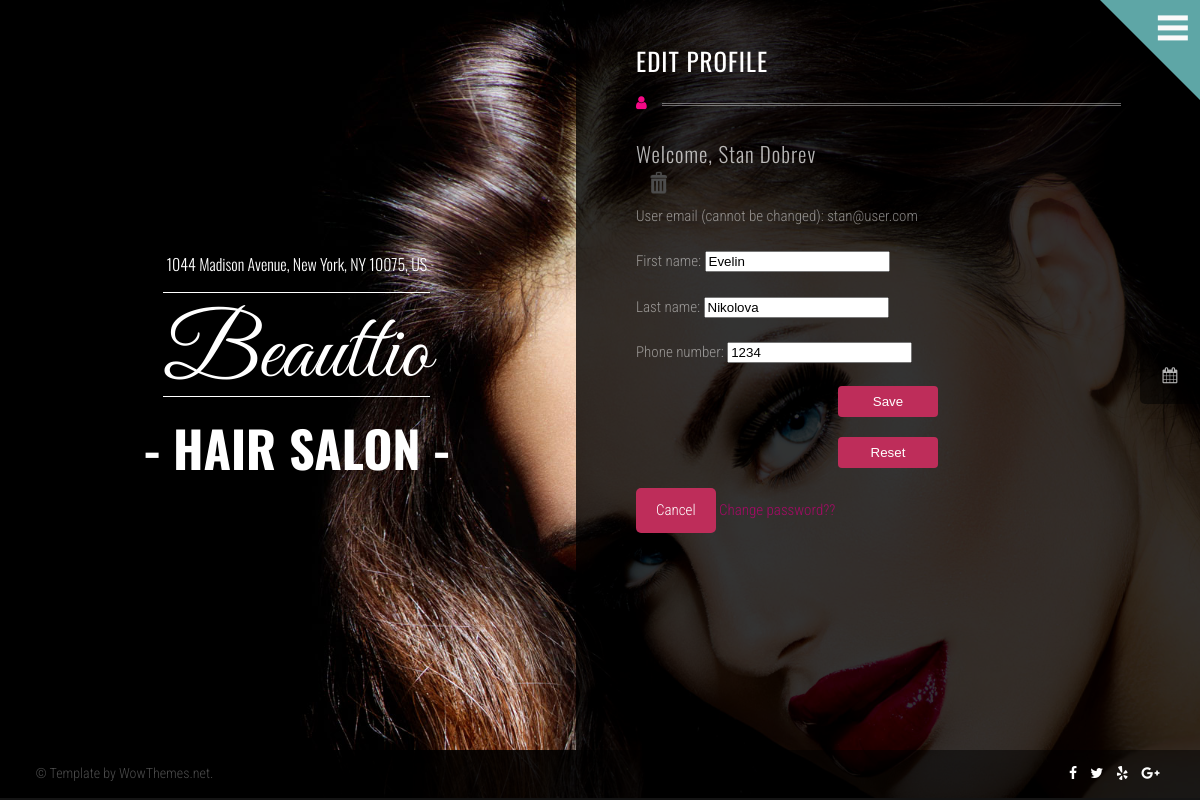
The app's page /accounts/profile/1/ (signed in) with its own data.
### HairSaloon/accounts/models.py (models this page shows, shortened)
class HairSaloonUser(auth_models.AbstractBaseUser, auth_models.PermissionsMixin):
    email = models.EmailField(
        _('email address'),
        unique=True,
        error_messages={
            "unique": _("A user with that email already exists."),
        },
    )
    first_name = models.CharField(_("first name"), max_length=150, blank=True)
    last_name = models.CharField(_("last name"), max_length=150, blank=True)
    phone_number = models.CharField(_("phone number"), max_length=15, blank=True)
    date_joined = models.DateTimeField(_("date joined"), default=timezone.now)
    is_staff = models.BooleanField(
        _("staff status"),
        default=False,
        help_text=_("Designates whether the user can log into this admin site."),
    )
    is_active = models.BooleanField(
        _("active"),
        default=True,
        help_text=_(
            "Designates whether this user should be treated as active. "
            "Unselect this instead of deleting accounts."
        ),
    )
    USERNAME_FIELD = 'email'
    objects = HairSaloonUserManager()
    @property
    def full_name(self):
        if self.first_name and self.last_name:
            return f"{self.first_name} {self.last_name}"
        elif self.first_name or self.last_name:
            return self.first_name or self.last_name
        else:
            return self.email

### HairSaloon/accounts/views.py (the view, shortened to what this page needs)
# urls.py: path('', HairSalonEditUserView.as_view(), name='edit user'),
class HairSalonEditUserView(LoginRequiredMixin, views.UpdateView):
    template_name = 'accounts/edit.html'
    queryset = UserModel.objects.select_related('hairdresser_profile', 'profile').all()
    fields = ['first_name', 'last_name', 'phone_number', ]

### templates/accounts/edit.html (shortened to what this page needs)
{% extends 'base.html' %}
{% load filters %}
{% load static %}
{% block content %}
    <body style="background-image:url('{% static 'img/bg6.jpg' %}');background-attachment:fixed;background-size:cover;">
    {% include 'partials/menu_and_calendar.html' %}
    <div class="container">
        <div class="logoarea">
            <div class="intro">
                <h1><span class="smaller wow zoomIn" data-wow-duration="2s" data-wow-delay="0.5">1044 Madison Avenue, New York, NY 10075, US</span>
                    <span class="big wow pulse" data-wow-duration="1s" data-wow-delay="0s">Beauttio</span>
                    <span class="small wow fadeIn" data-wow-duration="2s" data-wow-delay="0.5s">- HAIR SALON -</span>
                </h1>
            </div>
        </div>
        <div class="pagearea">
            <h1 class="page-headline">EDIT PROFILE</h1>
            <i class="iconstartitle textmagenta fa fa-user"></i>
            <div class="edit-container">
                <div class="edit-form-content">
                    <h1 class="entry-title">Welcome, {{ user.full_name }}</h1><div class="edit-delete-btns">
                        <a href="{% url 'delete user' pk=user.pk %}">
                            <img class="bin-img" src="{% static 'img/icon-remove-22.jpg' %}" alt="bin button">
                        </a>
                    </div>
                    <form action="{% url 'edit user' pk=user.pk %}" method="post">
                        <p> User email (cannot be changed): {{ user.email }} </p>
                        {{ form.as_p }}
                        <p><button type="submit" class="btn login-btn">Save</button></p>
                        <p><button type="reset" class="btn login-btn">Reset</button></p>
                        <a href="{% url 'dashboard' %}" class="btn btn-secondary">Cancel</a>
                        <a href="{% url 'password change' pk=user.pk %}">Change password??</a>
                    </form>
                </div>
            </div>
        </div>
    </div>
    {% include 'partials/footer.html' %}
    </body>
{% endblock %}

### staticfiles/css/style.css (style rules this page uses)
html, body, div, span, applet, object, iframe, h1, h2, h3, h4, h5, h6, p, blockquote, pre, a, abbr, acronym, address, big, cite, code, del, dfn, em, img, ins, kbd, q, s, samp, small, strike, strong, sub, sup, tt, var, b, u, i, center, dl, dt, dd, ol, ul, li, fieldset, form, label, legend, table, caption, tbody, tfoot, thead, tr, th, td, article, aside, canvas, details, embed, figure, figcaption, footer, header, hgroup, menu, nav, output, ruby, section, summary, time, mark, audio, video { margin: 0; padding: 0; border: 0; font-size: 100%; font: inherit; vertical-align: baseline; }
body { line-height: 1.7; font-weight: 300; font-family: Oswald; }
body { overflow-x: hidden; overflow-y: scroll; }
a { text-decoration: none; color: #A50965; }
p { margin-bottom: 20px; }
.intro h1 { font-family: Great Vibes; font-size: 150px; font-weight: 400; line-height: 1.1; }
.intro h1 span.big { border-top: 1px solid; border-bottom: 1px solid; margin-bottom: 0px; padding: 36px 0 0px; display: inline-block; }
.intro h1 span.small { font-size: 90px; font-family: Oswald; font-weight: 700; }
.intro h1 span.smaller { font-size: 20px; font-family: Oswald; display: block; margin-bottom: 30px; font-weight: 300; }
.logoarea { width: 46%; float: left; }
.logoarea .intro { color: #fff; text-align: center; position: fixed; display: table; vertical-align: middle; top: 32%; left: 12%; }
.logoarea .intro h1 span.small { font-size: 50px; margin-top: 15px; display: block; }
.logoarea .intro h1 span.smaller { font-size: 16px; margin-bottom: 20px; line-height: 1; display: block; }
.logoarea h1 { font-size: 90px; }
.logoarea h1 span.big { padding: 22px 0 0px; line-height: 0.9; }
.pagearea { float: right; width: 42%; max-width: 100%; min-height: calc(100vh - 130px); margin: 0px auto; margin-right: 0; background-color: rgba(0, 0, 0, 0.8); color: rgba(255, 255, 255, 0.5); font-size: 15px; text-align: left; padding: 40px 60px; font-family: Roboto Condensed; }
.pagearea h1.entry-title, .pagearea h1.page-headline { font-family: Oswald; font-size: 21px; color: rgba(255, 255, 255, 0.7); letter-spacing: 1px; }
.pagearea h1.page-headline { margin-bottom: 0; color: #fff; font-weight: 400; font-size: 25px; }
.pagearea h1.page-headline:after { content: ''; width: 91%; color: rgba(255, 255, 255, 0.4); margin-top: 20px; border-bottom: double medium; display: block; margin-bottom: 30px; position: relative; margin-left: 26px; }
.iconstartitle { position: absolute; top: 95px; }
.btn { display: inline-block; background-color: #be2d5a; color: #fff; padding: 10px 20px; border-radius: 5px; text-decoration: none; text-align: center; }
.edit-delete-btns { display: flex; align-items: center; }
.edit-img, .bin-img { width: 24px; height: auto; margin-left: 10px; }
.textmagenta { color: #F50986; }
html, body { background: rgba(20, 20, 20, 1); }
.btn.login-btn { width: 100px; padding: 8px 16px; background-color: #be2d5a; color: white; border: none; border-radius: 4px; cursor: pointer; display: block; margin: 0 auto; }
@media screen and (max-width: 1280px) { body { overflow-x: hidden; overflow-y: scroll !Important; } }

### records on screen
HairSaloonUser: full_name "Stan Dobrev", email "stan@user.com"
HairSaloonUser: first_name "Evelin", last_name "Nikolova", phone_number "1234"
